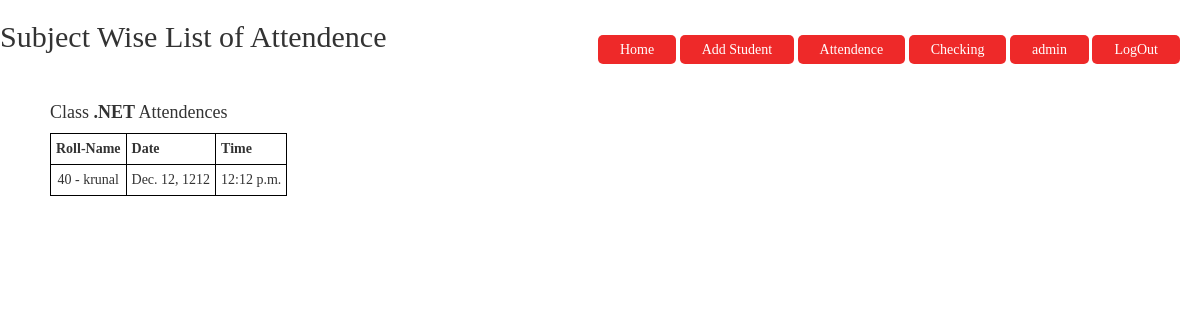
The app's page /manager/subject/.NET (signed in) with its own data.
### manager/models.py (models this page shows, shortened)
class TakeAttendance(models.Model):
    roll = models.ForeignKey(Students, related_name='books',default=None,on_delete=models.PROTECT)
    subject = models.CharField(choices = subject_choices,default='DBMS', max_length=6)
    date_time = models.DateField("Date(mm/dd/yyyy)",auto_now_add=False,default=datetime.now,auto_now=False)
    time = models.TimeField( auto_now=False, auto_now_add=False,default=datetime.now)

class Students(models.Model):
    student_name = models.CharField(max_length=80)
    roll_no = models.IntegerField(unique=True)
    class_name = models.CharField(max_length=80)
    semester = models.IntegerField()
    year = models.IntegerField()
    def __str__(self):
        return (f"{str(self.roll_no)} - {self.student_name}")

### manager/views.py (the view)
# urls.py: path('subject/<str:subject>',views.dynamic_lookup_view, name='subject'),
@login_required
def dynamic_lookup_view(request, subject):
    obj = TakeAttendance.objects.all().filter(subject=subject)
    subject_name = subject
    args = {'obj':obj, 'subject_name':subject_name}
    return render(request, 'attendence/subject_attendence.html',args)

### templates/attendence/subject_attendence.html
{% extends 'base.html' %} {% load crispy_forms_tags %} {% block content %}
<h2>Subject Wise List of Attendence</h2>
<div style="width:50%;">
    <div style="margin-top:50px; margin-left:50px">
        <h4>Class <b>{{subject_name}}</b> Attendences </h4>
    </div>
    <table  style="padding: 10px; margin-left:50px ;text-align:center">
        <tr>
            <th>Roll-Name</th>
            <th>Date</th>
            <th>Time</th>
        </tr>
        {% for i in obj %}
        <tr>
            <td>{{i.roll}}</td>
            <td>{{i.date_time}}</td>
            <td>{{i.time}}</td>
        </tr>
        {% endfor%}
    </table>
</div>
{% endblock %}

### manager/static/css/base.css (style rules this page uses)
* { margin: 0; padding: 0; font-family: Century Gothic; }
table, th, td { border: 1px solid black; border-collapse: collapse; }

### templates/base.html (style rules this page uses)
table, th, td { border: 1px solid black; border-collapse: collapse; padding: 5px; }

### records on screen
TakeAttendance: subject ".NET", roll "40 - krunal", date_time "Dec. 12, 1212", time "12:12 p.m."
